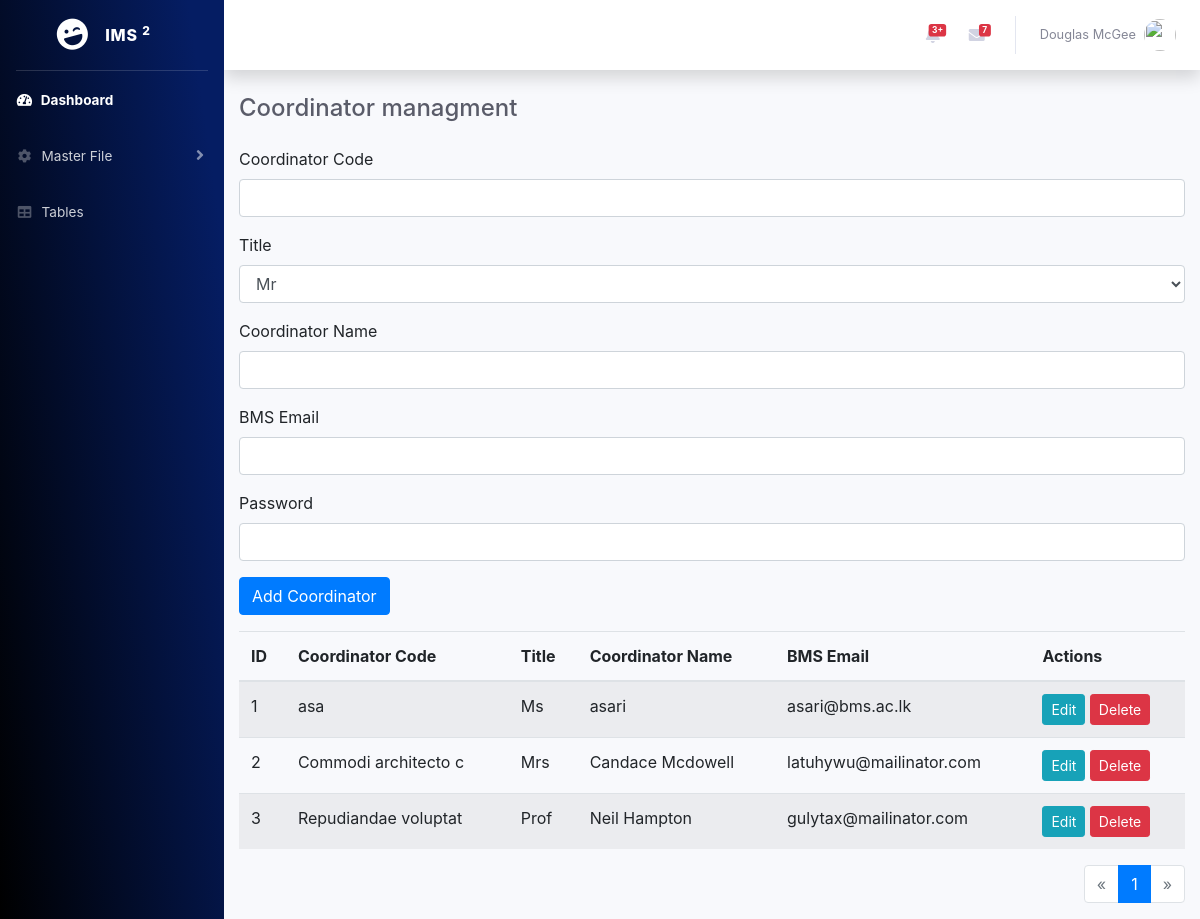
Before: /create_coordinators.php with the older database file.
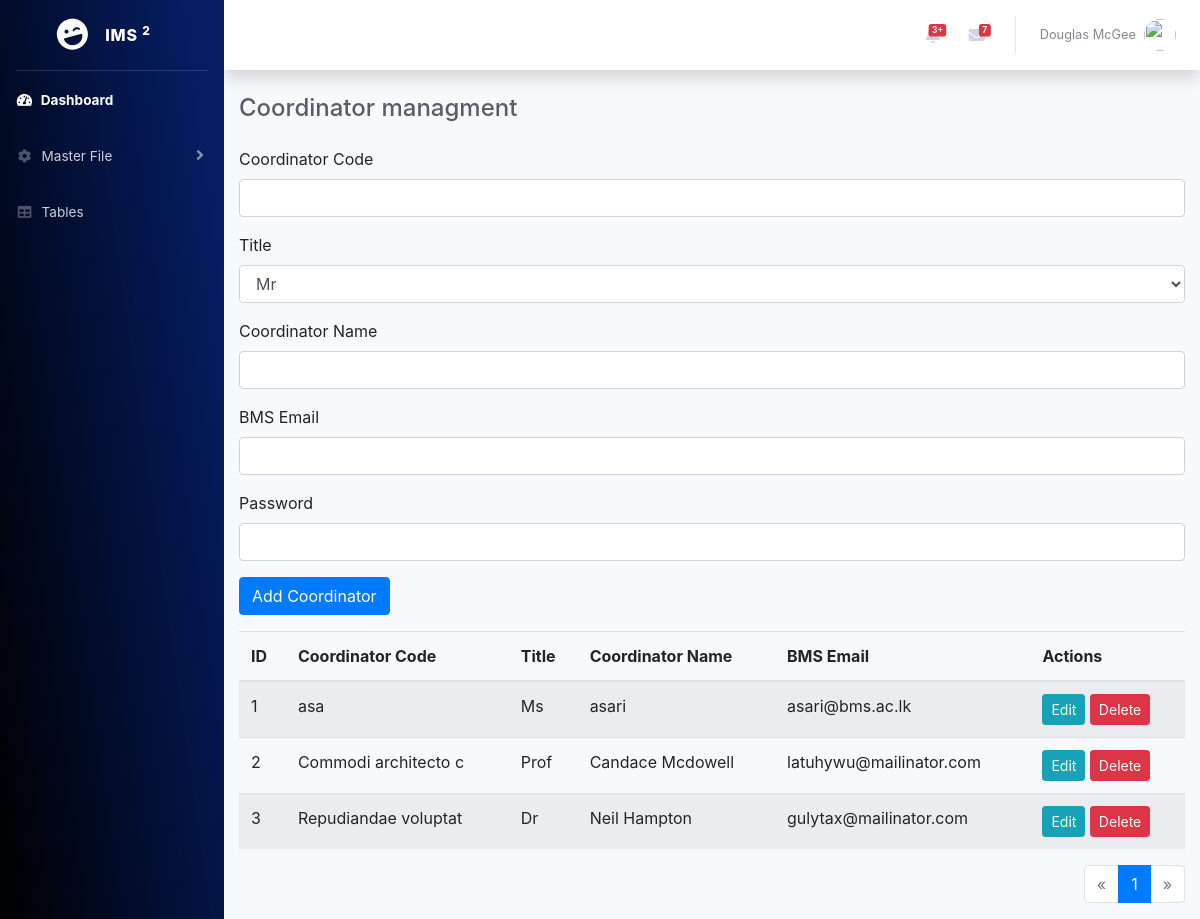
After: the same page with the newer database file.
### tables this page shows
CREATE TABLE `coordinator_table` (
  `id` int(11) NOT NULL,
  `coordinator_code` varchar(50) NOT NULL,
  `title` enum('Mr','Mrs','Ms','Dr','Prof') NOT NULL,
  `coordinator_name` varchar(100) NOT NULL,
  `bms_email` varchar(100) NOT NULL,
  `password_hash` varchar(255) NOT NULL
);

### create_coordinators.php (the view, shortened to what this page needs)
<?php
include("database/connection.php");
include("includes/header.php");
$results_per_page = 5;
$page = isset($_GET['page']) ? (int)$_GET['page'] : 1;
$start = ($page - 1) * $results_per_page;
$sql = "SELECT * FROM coordinator_table LIMIT $start, $results_per_page";
$result = $conn->query($sql);
$sql_total = "SELECT COUNT(*) as total FROM coordinator_table";
$result_total = $conn->query($sql_total);
$total_rows = $result_total->fetch_assoc()['total'];
$total_pages = ceil($total_rows / $results_per_page);
?>
<div id="wrapper">
    <?php include("nav.php"); ?>
    <div id="content-wrapper" class="d-flex flex-column">
        <div id="content">
            <?php include("includes/topnav.php"); ?>
            <div class="container-fluid">
                <div class="d-sm-flex align-items-center justify-content-between mb-4">
                    <h4 class="h4 mb-0 text-gray-800">Coordinator managment</h4>
                </div>
                <form action="" method="post" class="mb-3">
            <div class="form-group">
                <label for="coordinator_code">Coordinator Code</label>
                <input type="text" class="form-control" id="coordinator_code" name="coordinator_code" required>
            </div>
            <div class="form-group">
                <label for="title">Title</label>
                <select class="form-control" id="title" name="title" required>
                    <option value="Mr">Mr</option>
                </select>
            </div>
            <div class="form-group">
                <label for="coordinator_name">Coordinator Name</label>
                <input type="text" class="form-control" id="coordinator_name" name="coordinator_name" required>
            </div>
            <div class="form-group">
                <label for="bms_email">BMS Email</label>
                <input type="email" class="form-control" id="bms_email" name="bms_email" required>
            </div>
            <div class="form-group">
                <label for="password">Password</label>
                <input type="password" class="form-control" id="password" name="password" required>
            </div>
            <button type="submit" name="add_coordinator" class="btn btn-primary">Add Coordinator</button>
        </form>
        <table class="table table-striped">
            <thead>
                <tr>
                    <th>ID</th>
                    <th>Coordinator Code</th>
                    <th>Title</th>
                    <th>Coordinator Name</th>
                    <th>BMS Email</th>
                    <th>Actions</th>
                </tr>
            </thead>
            <tbody>
                <?php while ($row = $result->fetch_assoc()): ?>
                    <tr>
                        <td><?php echo $row['id']; ?></td>
                        <td><?php echo htmlspecialchars($row['coordinator_code']); ?></td>
                        <td><?php echo htmlspecialchars($row['title']); ?></td>
                        <td><?php echo htmlspecialchars($row['coordinator_name']); ?></td>
                        <td><?php echo htmlspecialchars($row['bms_email']); ?></td>
                        <td>
                            <button class="btn btn-info btn-sm" data-toggle="modal" data-target="#editModal" data-id="<?php echo $row['id']; ?>" data-coordinator_code="<?php echo htmlspecialchars($row['coordinator_code']); ?>" data-title="<?php echo htmlspecialchars($row['title']); ?>" data-coordinator_name="<?php echo htmlspecialchars($row['coordinator_name']); ?>" data-bms_email="<?php echo htmlspecialchars($row['bms_email']); ?>">Edit</button>
                            <form action="" method="post" class="d-inline">
                                <button type="submit" name="delete_coordinator" class="btn btn-danger btn-sm">Delete</button>
                            </form>
                        </td>
                    </tr>
                <?php endwhile; ?>
            </tbody>
        </table>
        <nav aria-label="Page navigation">
            <ul class="pagination justify-content-end">
                <li class="page-item <?php if ($page <= 1) echo 'disabled'; ?>">
                    <a class="page-link" href="?page=<?php echo $page - 1; ?>" aria-label="Previous">
                        <span aria-hidden="true">&laquo;</span>
                    </a>
                </li>
                <?php for ($i = 1; $i <= $total_pages; $i++): ?>
                    <li class="page-item <?php if ($i == $page) echo 'active'; ?>">
                        <a class="page-link" href="?page=<?php echo $i; ?>"><?php echo $i; ?></a>
                    </li>
                <?php endfor; ?>
                <li class="page-item <?php if ($page >= $total_pages) echo 'disabled'; ?>">
                    <a class="page-link" href="?page=<?php echo $page + 1; ?>" aria-label="Next">
                        <span aria-hidden="true">&raquo;</span>
                    </a>
                </li>
            </ul>
        </nav>
            </div>
        </div>
    </div>
</div>
</body>
</html>

Changed rows visible on the page:
changed coordinator_table "Commodi architecto c": title "Mrs" → "Prof"
changed coordinator_table "Repudiandae voluptat": title "Prof" → "Dr"
